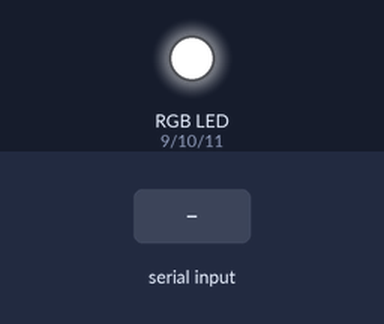
The sketch below on a simulated Arduino Uno, built with avr-gcc and run on an emulated ATmega328P. Parts: an RGB LED mixed from three pins (HIGH = lit). The test bench sets the inputs (shaded band). Dim RGB values are drawn brighter than linear.

Above: at 1.2 s.
1.3 s: "r90\n" received over Serial
At 2.0 s:
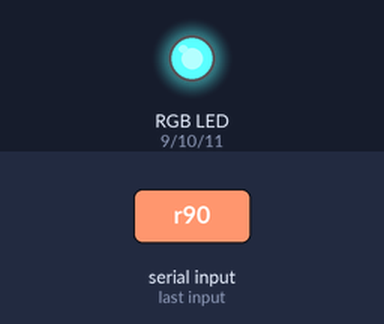
2.8 s: "g90\n" received over Serial
At 3.2 s:
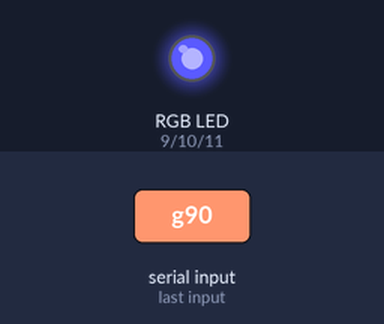
4.3 s: "r,45\n" received over Serial
At 5.5 s:
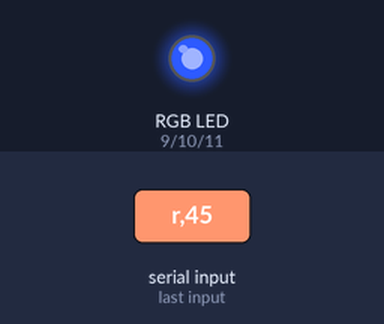
5.8 s: "b90\n" received over Serial
At 6.7 s:
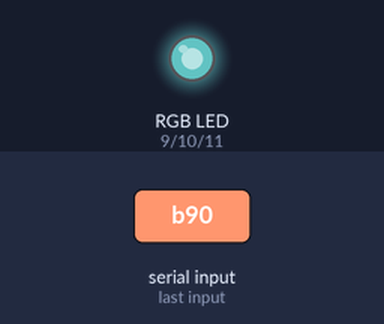
7.3 s: "g,45\n" received over Serial
At 7.8 s:
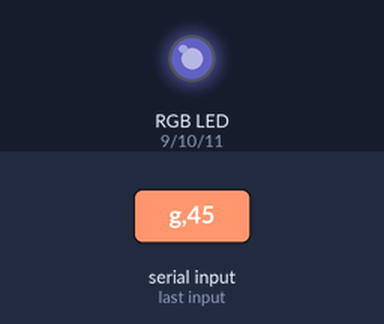
8.8 s: "r" received over Serial
At 10.8 s:
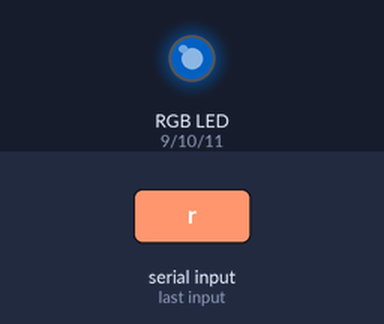
Timing chart, 0 to 12.3 s (numbered marks = the images above; inputs shaded):
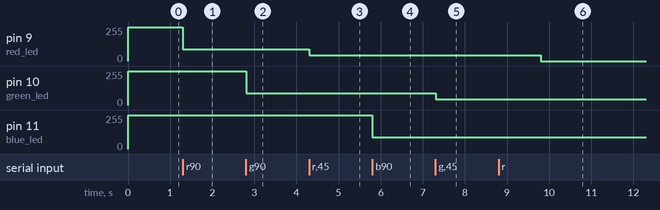

The sketch:

Serial_RGB_LED.ino
```cpp
#define red_led 9
#define green_led 10
#define blue_led 11

void write_leds(char led, int brightness)
{
  if (led == 'r'){
    analogWrite(red_led, 255-(255 - brightness));
    return;
  }
  if (led == 'g'){
    analogWrite(green_led, 255-(255 - brightness));
    return;
  }
  if (led == 'b'){
    analogWrite(blue_led, 255-(255 - brightness));
    return;
  }
  return;
}


void setup()
{
  pinMode(red_led, OUTPUT);
  pinMode(green_led, OUTPUT);
  pinMode(blue_led, OUTPUT);
  analogWrite(red_led, 255);
  analogWrite(green_led, 255);
  analogWrite(blue_led, 255);
  Serial.begin(9600);
}

void loop()
{
  if (Serial.available()){
    char led_specifier = Serial.read();
    int led_brightness = Serial.parseInt();
    write_leds(led_specifier, led_brightness);
  }
}
```

Measured:
- after the input at 1.3 s, pin 9 (red_led): 255/255 → 90/255 at once
- after the input at 2.8 s, pin 10 (green_led): 255/255 → 90/255 at once
- after the input at 4.3 s, pin 9 (red_led): 90/255 → 45/255 at once
- after the input at 5.8 s, pin 11 (blue_led): 255/255 → 90/255 at once
- after the input at 7.3 s, pin 10 (green_led): 90/255 → 45/255 at once
- after the input at 8.8 s, pin 9 (red_led): 45/255 → 0/255 after 1.0 s
